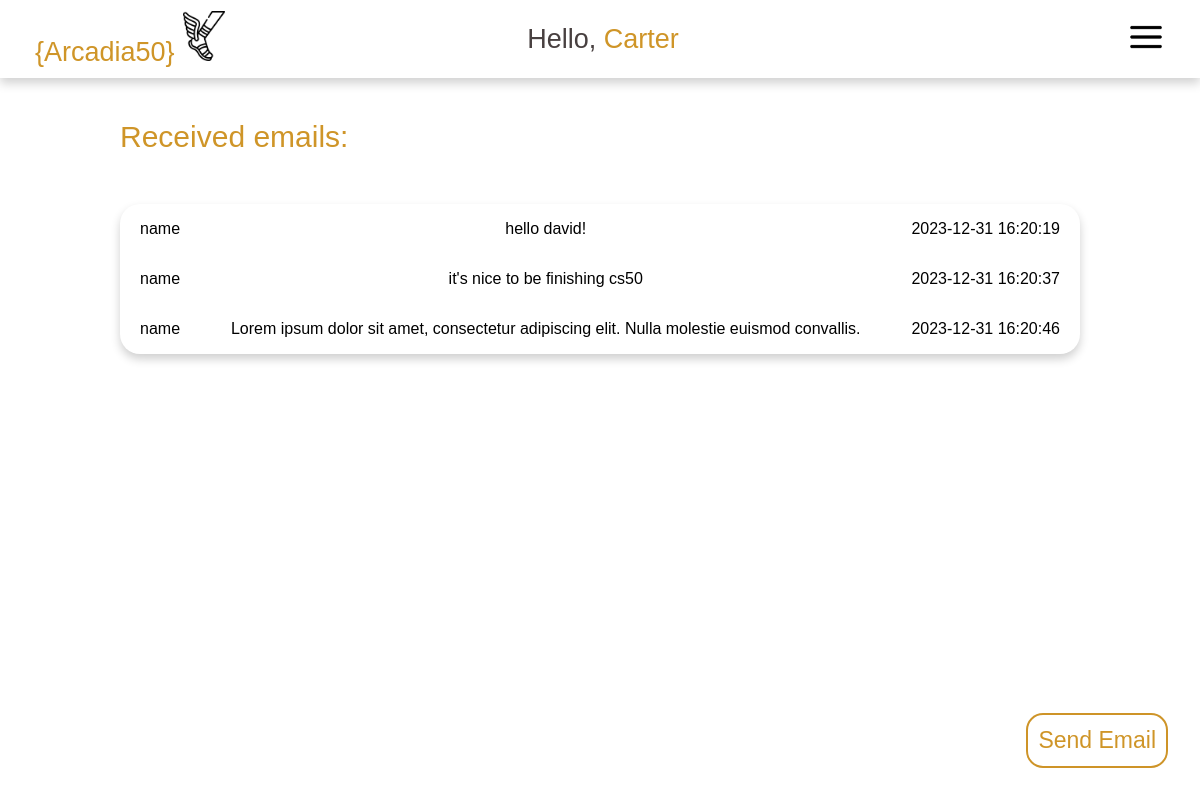
The page / (signed in) on the database its author committed.
### tables this page shows
CREATE TABLE users(id INTEGER NOT NULL PRIMARY KEY AUTOINCREMENT, name TEXT NOT NULL, password TEXT NOT NULL);

CREATE TABLE mails(id INTEGER NOT NULL PRIMARY KEY AUTOINCREMENT, sender_id INTEGER NOT NULL, receiver_id INTEGER NOT NULL, message TEXT, date TEXT NOT NULL, FOREIGN KEY(sender_id) REFERENCES users(id), FOREIGN KEY(receiver_id) REFERENCES users(id));

### app.py (the view)
@app.route('/')
def index():
    if session.get("user_id") == None:
            return redirect("/login")
    actual_name = db.execute('SELECT * FROM users WHERE id = ?', session['user_id'])[0]['name'].title()
    received = db.execute('SELECT * FROM mails JOIN users ON users.id = sender_id WHERE receiver_id = ?', session['user_id'])
    return render_template('index.html', actual_name=actual_name, received=received)

### templates/index.html (shortened to what this page needs)
{% extends 'layout.html' %}
{% block head %}
    <link rel="stylesheet" href="../static/index.css">
{% endblock %}
{% block actual_name %}
    {{actual_name}}
{% endblock %}
{% block main %}
<h1 class="title-info">
    Received emails:
</h1>
{% if not received %}
    <p class="noemails">No Emails</p>
{% else %}
    <main class="list">
        {% for mail in received %}
            <div class="item">
                <div class="sender">
                    {{mail.name}}
                </div>
                <div class="sumary">
                    {{mail.message}}
                </div>
                <div class="date">
                    {{mail.date}}
                </div>
            </div>
        {% endfor %}
    </main>
{% endif %}
<a href="/send" class="sendEmail">Send Email</a>
{% endblock %}

### templates/layout.html (shortened to what this page needs)
<!DOCTYPE html>
<html lang="en">
<head>
    <link rel="stylesheet" href="../static/layout.css">
    {% block head %}
    {% endblock %}
</head>
<body>
    <nav>
        <div class="icon">
            <div>
                <a style="text-decoration: none;" href="/"><span class="icon-name">{Arcadia50}</span></a>
                <img class="logo" src="../static/hermes.png" alt="">
            </div>
        </div>
        <div class="cumpriment">
            Hello, <span class="name">{% block actual_name %}{% endblock %}</span>
        </div>
        <div class="menu-icon">
            <img src="../static/menu_icon_128814.png" alt="">
        </div>
    </nav>
    {% block main %}
    {% endblock %}
</body>

### static/layout.css (style rules this page uses)
:root { --golden: rgba(202, 138, 19, 0.911); }
body { font-family: Arial, Helvetica, sans-serif; margin: 0; padding-top: 100px; }
nav { display: flex; justify-content: space-between; align-items: center; padding-block: 4px; padding-inline: 35px; box-shadow: 0 5px 10px rgba(0, 0, 0, 0.189); height: 70px; position: fixed; left: 0; right: 0; top: 0; background-color: white; }
.logo { width: 50px; text-align: center; }
.icon-name { font-weight: 400; font-family: 'Arvo', Arial, Helvetica, sans-serif; color: var(--golden); font-size: 27px; }
.name { color: var(--golden); }
.cumpriment { font-size: 27px; color: rgb(72, 64, 64); margin-right: 150px; }
.menu-icon img { width: 38px; border-radius: 50px; cursor: pointer; }

### static/index.css (style rules this page uses)
.title-info { font-weight: 400; font-family: 'Arvo', Arial, Helvetica, sans-serif; color: var(--golden); margin-left: 10%; font-size: 30px; }
.item:first-child { border-top: none; border-inline: none; }
.item:last-child { border-bottom: none; border-inline: none; }
.list { box-shadow: 0 5px 10px rgba(0, 0, 0, 0.189); width: 80%; margin-inline: auto; margin-top: 50px; border-radius: 20px; }
.item { height: 50px; padding-inline: 20px; display: flex; justify-content: space-between; align-items: center; }
.sender, .title, .date { text-wrap: nowrap; }
.sendEmail { position: fixed; bottom: 32px; right: 32px; color: var(--golden); font-size: 25px; border-radius: 17px; padding-block: 12px; padding-inline: 10px; background-color: rgba(255, 255, 255, 0.862); border: 2px solid var(--golden); font-size: 23px; cursor: pointer; text-decoration: none; }

### rows shown on the page
users: name "Carter"
mails: name "name", message "hello david!", date "2023-12-31 16:20:19"
mails: name "name", message "it's nice to be finishing cs50", date "2023-12-31 16:20:37"
mails: name "name", message "Lorem ipsum dolor sit amet, consectetur adipiscing elit. Nulla molestie euismod convallis.", date "2023-12-31 16:20:46"
